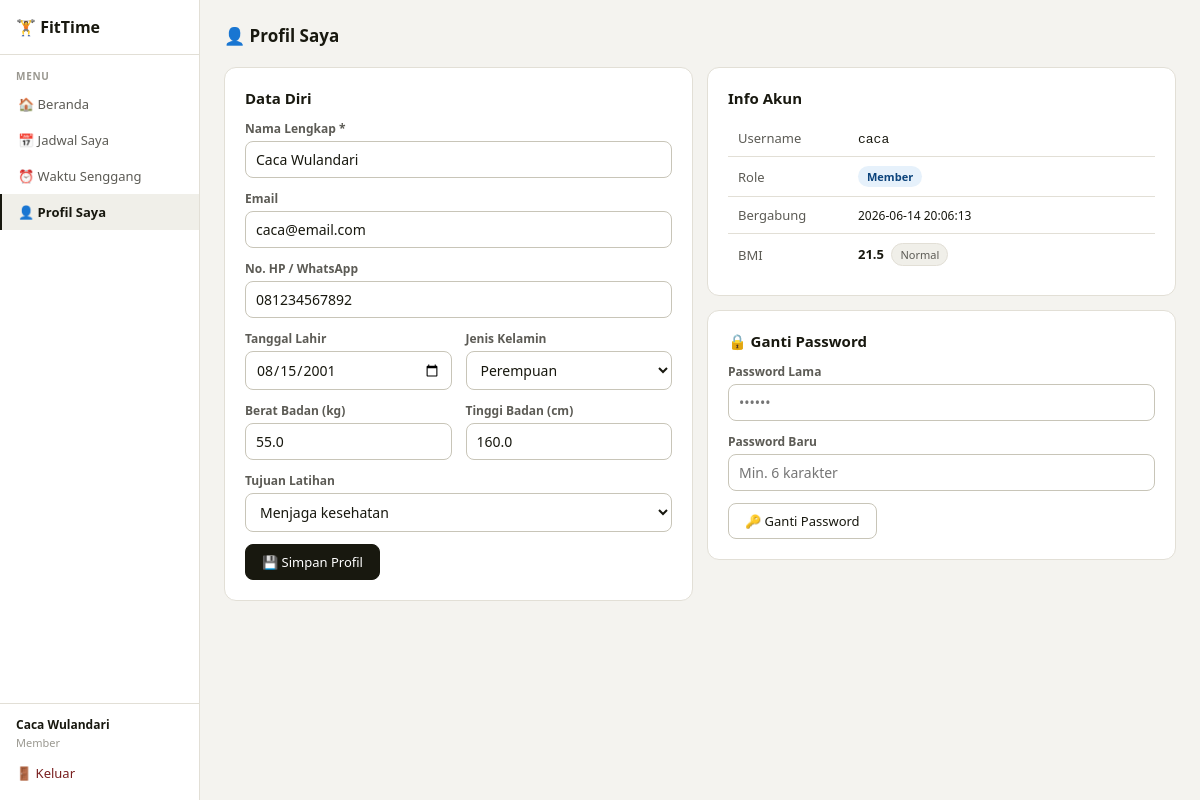
/profil (signed in), run on the app's committed database.
### tables this page shows
CREATE TABLE users (
            id INTEGER PRIMARY KEY AUTOINCREMENT,
            username TEXT UNIQUE NOT NULL,
            password TEXT NOT NULL,
            role TEXT NOT NULL DEFAULT 'member',  -- 'admin' or 'member'
            nama_lengkap TEXT,
            email TEXT,
            no_hp TEXT,
            tanggal_lahir TEXT,
            jenis_kelamin TEXT,
            berat_badan REAL,
            tinggi_badan REAL,
            tujuan_latihan TEXT,
            created_at TEXT DEFAULT (datetime('now','localtime'))
        );

### app.py (the view, shortened to what this page needs)
@app.route('/profil', methods=['GET','POST'])
@login_required()
def profil():
    with get_db() as db:
        user = db.execute('SELECT * FROM users WHERE id=?',(session['user_id'],)).fetchone()
        return render_template('profil.html', user=user)

### app.py (called while the page is built)
def get_db():
    conn = sqlite3.connect(DB)
    conn.row_factory = sqlite3.Row
    return conn

def login_required(role=None):
    from functools import wraps
    def decorator(f):
        @wraps(f)
        def wrapped(*args,**kwargs):
            if 'user_id' not in session:
                flash('Silakan login terlebih dahulu.','warning')
                return redirect(url_for('login'))
            if role and session.get('role') != role:
                flash('Akses ditolak.','danger')
                return redirect(url_for('dashboard'))
            return f(*args,**kwargs)
        return wrapped
    return decorator

### templates/profil.html (shortened to what this page needs)
{% extends 'base.html' %}
{% block content %}
<div class="page-header">
  <div class="page-title">👤 Profil Saya</div>
</div>
<div class="grid-2">
  <div class="card">
    <div class="section-title">Data Diri</div>
    <form method="POST">
      <div class="fgroup"><label>Nama Lengkap *</label><input name="nama_lengkap" type="text" value="{{ user.nama_lengkap or '' }}" required /></div>
      <div class="fgroup"><label>Email</label><input name="email" type="email" value="{{ user.email or '' }}" placeholder="email@contoh.com" /></div>
      <div class="fgroup"><label>No. HP / WhatsApp</label><input name="no_hp" type="text" value="{{ user.no_hp or '' }}" placeholder="08xxxxxxxxxx" /></div>
      <div class="grid-2">
        <div class="fgroup"><label>Tanggal Lahir</label><input name="tanggal_lahir" type="date" value="{{ user.tanggal_lahir or '' }}" /></div>
        <div class="fgroup"><label>Jenis Kelamin</label>
          <select name="jenis_kelamin">
            <option value="P" {% if user.jenis_kelamin=='P' %}selected{% endif %}>Perempuan</option>
          </select>
        </div>
      </div>
      <div class="grid-2">
        <div class="fgroup"><label>Berat Badan (kg)</label><input name="berat_badan" type="number" step="0.1" value="{{ user.berat_badan or '' }}" placeholder="65" /></div>
        <div class="fgroup"><label>Tinggi Badan (cm)</label><input name="tinggi_badan" type="number" step="0.1" value="{{ user.tinggi_badan or '' }}" placeholder="170" /></div>
      </div>
      <div class="fgroup"><label>Tujuan Latihan</label>
        <select name="tujuan_latihan">
          {% for t in ['Menurunkan berat badan','Membentuk otot','Meningkatkan stamina','Menjaga kesehatan','Membentuk tubuh ideal','Rehabilitasi cedera','Lainnya'] %}
          <option value="{{ t }}" {% if user.tujuan_latihan==t %}selected{% endif %}>{{ t }}</option>
          {% endfor %}
        </select>
      </div>
      <button type="submit" class="btn-primary">💾 Simpan Profil</button>
    </form>
  </div>
  <div>
    <div class="card" style="margin-bottom:14px">
      <div class="section-title">Info Akun</div>
      <table>
        <tr><td style="color:var(--text2);width:120px">Username</td><td><code>{{ user.username }}</code></td></tr>
        <tr><td style="color:var(--text2)">Role</td><td><span class="badge b-info">{{ user.role|capitalize }}</span></td></tr>
        <tr><td style="color:var(--text2)">Bergabung</td><td style="font-size:12px">{{ user.created_at }}</td></tr>
        {% if user.berat_badan and user.tinggi_badan %}
        <tr><td style="color:var(--text2)">BMI</td>
          <td>
            {% set bmi = user.berat_badan / ((user.tinggi_badan/100)**2) %}
            <strong>{{ "%.1f"|format(bmi) }}</strong>
            <span class="chip" style="margin-left:4px">
              {% if bmi < 18.5 %}Kurus{% elif bmi < 25 %}Normal{% elif bmi < 30 %}Berlebih{% else %}Obesitas{% endif %}
            </span>
          </td>
        </tr>
        {% endif %}
      </table>
    </div>
    <div class="card">
      <div class="section-title">🔒 Ganti Password</div>
      <form method="POST" action="{{ url_for('ganti_password') }}">
        <div class="fgroup"><label>Password Lama</label><input name="password_lama" type="password" required placeholder="••••••" /></div>
        <div class="fgroup"><label>Password Baru</label><input name="password_baru" type="password" required placeholder="Min. 6 karakter" /></div>
        <button type="submit" class="btn">🔑 Ganti Password</button>
      </form>
    </div>
  </div>
</div>
{% endblock %}

### templates/base.html (shortened to what this page needs)
<!DOCTYPE html>
<html lang="id">
<head>
</head>
<body>
{% if session.get('user_id') %}
<div class="app-wrap">
  <div class="sidebar">
    <div class="sb-logo">🏋️ FitTime</div>
    {% if session.get('role')=='admin' %}
    <div class="sb-section">Admin</div>
    <a class="sb-item {% if request.endpoint=='dashboard' %}active{% endif %}" href="{{ url_for('dashboard') }}">📊 Dashboard</a>
    <a class="sb-item {% if request.endpoint=='admin_jadwal' %}active{% endif %}" href="{{ url_for('admin_jadwal') }}">📅 Semua Jadwal</a>
    <div class="sb-section">Manajemen</div>
    <a class="sb-item {% if request.endpoint=='admin_member' %}active{% endif %}" href="{{ url_for('admin_member') }}">👥 Data Member</a>
    <a class="sb-item {% if request.endpoint=='admin_alat' %}active{% endif %}" href="{{ url_for('admin_alat') }}">🏋️ Alat Gym</a>
    <div class="sb-section">Analisis</div>
    <a class="sb-item {% if request.endpoint=='admin_statistik' %}active{% endif %}" href="{{ url_for('admin_statistik') }}">📈 Statistik</a>
    {% else %}
    <div class="sb-section">Menu</div>
    <a class="sb-item {% if request.endpoint=='dashboard' %}active{% endif %}" href="{{ url_for('dashboard') }}">🏠 Beranda</a>
    <a class="sb-item {% if request.endpoint=='jadwal_member' %}active{% endif %}" href="{{ url_for('jadwal_member') }}">📅 Jadwal Saya</a>
    <a class="sb-item {% if request.endpoint=='waktu_senggang' %}active{% endif %}" href="{{ url_for('waktu_senggang') }}">⏰ Waktu Senggang</a>
    <a class="sb-item {% if request.endpoint=='profil' %}active{% endif %}" href="{{ url_for('profil') }}">👤 Profil Saya</a>
    {% endif %}
    <div style="flex:1"></div>
    <div style="padding:.75rem 1rem;border-top:1px solid var(--border)">
      <div style="font-size:12px;font-weight:700;margin-bottom:2px">{{ session.nama }}</div>
      <div style="font-size:11px;color:var(--text3);margin-bottom:8px">{{ session.role|capitalize }}</div>
      <a href="{{ url_for('logout') }}" class="sb-item danger" style="padding:6px 0;border-left:none">🚪 Keluar</a>
    </div>
  </div>
  <div class="main">
    {% block content %}{% endblock %}
  </div>
</div>
{% else %}
{% block auth_content %}{% endblock %}
{% endif %}
</body>
</html>

### templates/base.html (style rules this page uses)
:root { --bg:#f4f3ef;--surface:#fff;--surface2:#f0efe9;--border:#e2dfd6;--border2:#c8c5b8; --text:#18180f;--text2:#5c5b55;--text3:#9a9890; --blue:#185FA5;--blue-bg:#e6f1fb;--blue-t:#0c447c; --green:#3B6D11;--green-bg:#eaf3de;--green-t:#27500a; --red:#A32D2D;--red-bg:#fcebeb;--red-t:#791f1f; --amber:#854F0B;--amber-bg:#faeeda;--amber-t:#633806; --r:8px;--rl:12px; }
* { box-sizing:border-box;margin:0;padding:0 }
body { font-family:'Segoe UI',system-ui,sans-serif;background:var(--bg);color:var(--text);font-size:14px;min-height:100vh }
a { color:var(--blue);text-decoration:none }
input,select,textarea,button { font-family:inherit;font-size:14px }
input,select,textarea { padding:8px 10px;border:1px solid var(--border2);border-radius:var(--r);background:var(--surface);color:var(--text);outline:none;width:100%;transition:border .15s }
button,.btn { cursor:pointer;border-radius:var(--r);border:1px solid var(--border2);background:var(--surface);color:var(--text);padding:8px 16px;display:inline-flex;align-items:center;gap:6px;font-weight:500;font-size:13px;transition:all .15s;text-decoration:none }
.btn-primary { background:var(--text);color:var(--surface);border-color:var(--text) }
.card { background:var(--surface);border:1px solid var(--border);border-radius:var(--rl);padding:1.25rem }
.badge { display:inline-flex;align-items:center;gap:3px;padding:3px 9px;border-radius:99px;font-size:11px;font-weight:600 }
.b-info { background:var(--blue-bg);color:var(--blue-t) }
table { width:100%;border-collapse:collapse;font-size:13px }
td { padding:9px 10px;border-bottom:1px solid var(--border);vertical-align:middle }
tr:last-child td { border-bottom:none }
.grid-2 { display:grid;grid-template-columns:1fr 1fr;gap:14px }
.fgroup { margin-bottom:12px }
.fgroup label { display:block;font-size:12px;font-weight:700;color:var(--text2);margin-bottom:4px }
.section-title { font-size:15px;font-weight:700;color:var(--text);margin-bottom:12px }
.chip { display:inline-flex;align-items:center;padding:3px 8px;border-radius:99px;font-size:11px;background:var(--surface2);color:var(--text2);border:1px solid var(--border);gap:4px }
.app-wrap { display:grid;grid-template-columns:200px 1fr;min-height:100vh }
.sidebar { background:var(--surface);border-right:1px solid var(--border);display:flex;flex-direction:column;position:sticky;top:0;height:100vh;overflow-y:auto }
.sb-logo { padding:1rem;font-size:16px;font-weight:800;display:flex;align-items:center;gap:8px;border-bottom:1px solid var(--border) }
.sb-section { padding:8px 1rem 3px;font-size:10px;font-weight:800;color:var(--text3);text-transform:uppercase;letter-spacing:.07em;margin-top:6px }
.sb-item { display:flex;align-items:center;gap:9px;padding:9px 1rem;font-size:13px;color:var(--text2);cursor:pointer;border-left:2px solid transparent;transition:all .12s;text-decoration:none }
.sb-item.active { color:var(--text);font-weight:700;border-left:2px solid var(--text);background:var(--surface2) }
.sb-item.danger { color:var(--red-t) }
.main { padding:1.5rem;overflow-y:auto;background:var(--bg) }
.page-header { display:flex;align-items:center;justify-content:space-between;margin-bottom:1.25rem;flex-wrap:wrap;gap:8px }
.page-title { font-size:17px;font-weight:800;color:var(--text);display:flex;align-items:center;gap:8px }

### data on the page
users: nama "Caca Wulandari", role "Member", nama_lengkap "Caca Wulandari", email "caca@email.com", no_hp "081234567892", tanggal_lahir "08/15/2001", jenis_kelamin "Perempuan", berat_badan "55.0", tinggi_badan "160.0", tujuan_latihan "Menjaga kesehatan", username "caca", created_at "2026-06-14 20:06:13"

### other printed values
{{ "%.1f"|format(bmi) }} "21.5"
